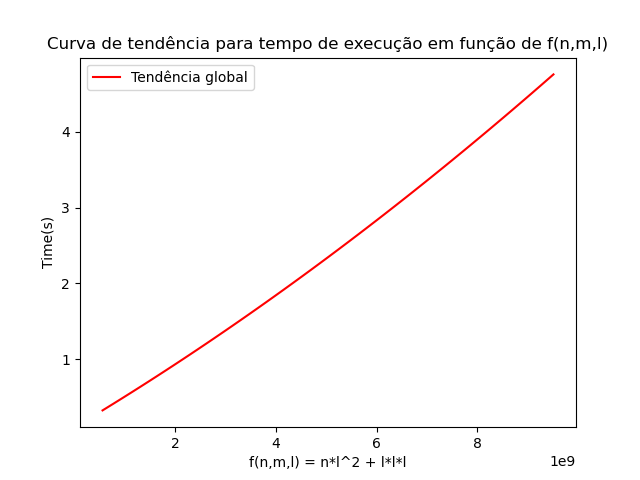

Write Python code to recreate this figure.
import time
import subprocess
import matplotlib.pyplot as plt
import numpy as np

# Path to the executable
executable = "./proj2"


# Create a list to store the execution times and the values of f(n,m,l)
times = []
f_nml = []

# Teste the speed of the executable with all the tests
for i in range(0, 50):
   with open(f"tests/test_{i:02d}.in", "r") as f:
      line = f.readline()
      line = line.split()
      n = int(line[0])
      m = int(line[1])
      l = int(line[2])
      f_nml.append(l*l*l+(l*n)*l)
      # f_nml.append(l*l*l)

      f.close()

   start = time.time()
   
   # Run the executable with the input file
   with open(f"tests/test_{i:02d}.in", "r") as input_file:
      subprocess.run([executable], stdin=input_file, stdout=subprocess.DEVNULL)
   
   end = time.time()

   # Calculate the execution time
   execution_time = end - start
   
   times.append(execution_time)

   print(f"Teste {i:02d} concluído. Tempo de execução: {execution_time:.4f} segundos")
   

# Plot all the data
# plt.scatter(f_nml, times, label="Dados experimentais", alpha=0.5, color="blue")

# Ajust a curve of degree 2
degree = 2
coef = np.polyfit(f_nml, times, degree)
poly_fn = np.poly1d(coef)

# Plot the curve
sorted_nml_values = sorted(f_nml)
plt.plot(sorted_nml_values, poly_fn(sorted_nml_values), '-', label="Tendência global", color="red")

plt.xlabel("f(n,m,l) = n*l^2 + l*l*l")
# plt.xlabel("f(n,m,l) = l^3")
plt.ylabel("Time(s)")
plt.title("Curva de tendência para tempo de execução em função de f(n,m,l)")
plt.legend()
plt.savefig("speed_test.png")
plt.show()
plt.close()
